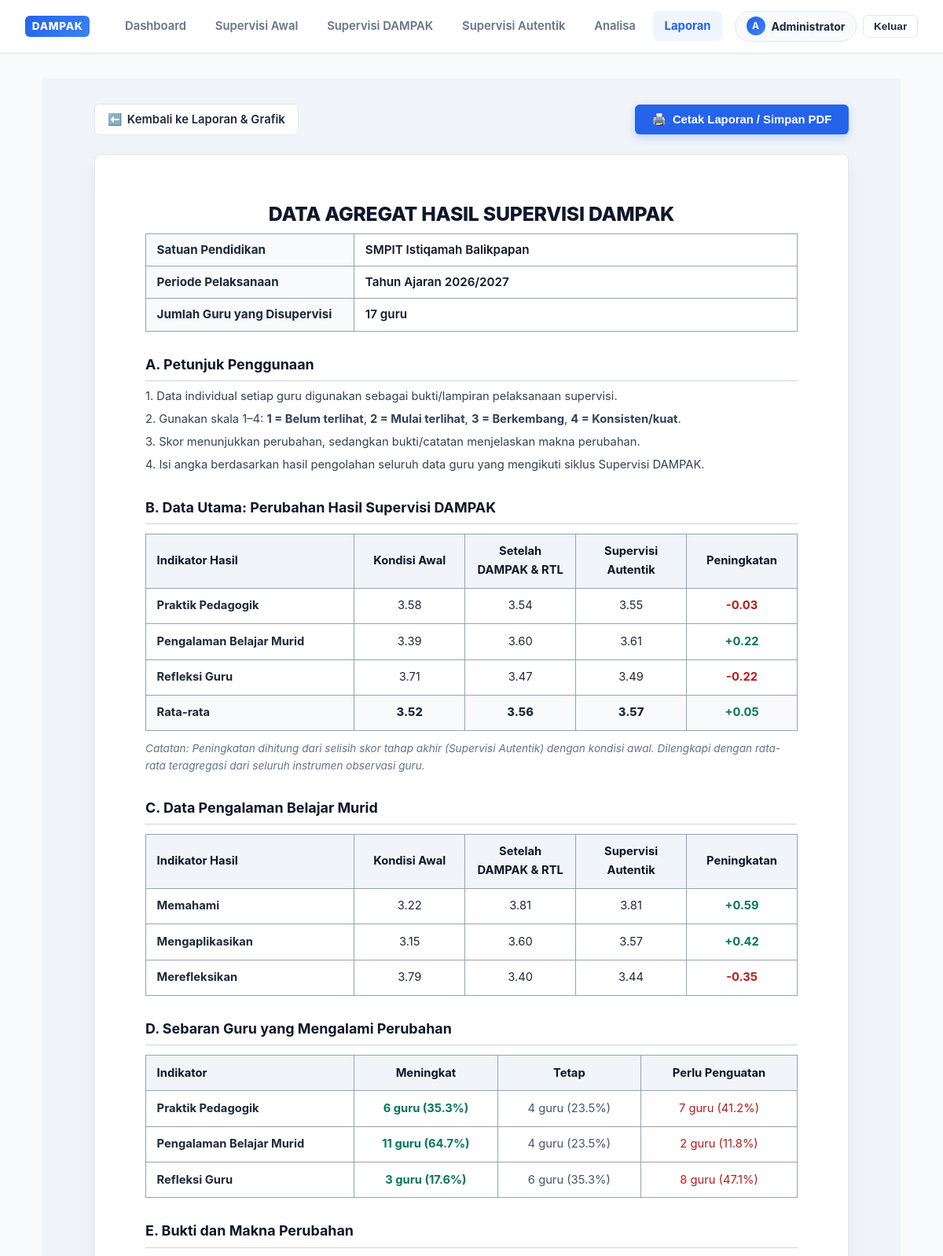
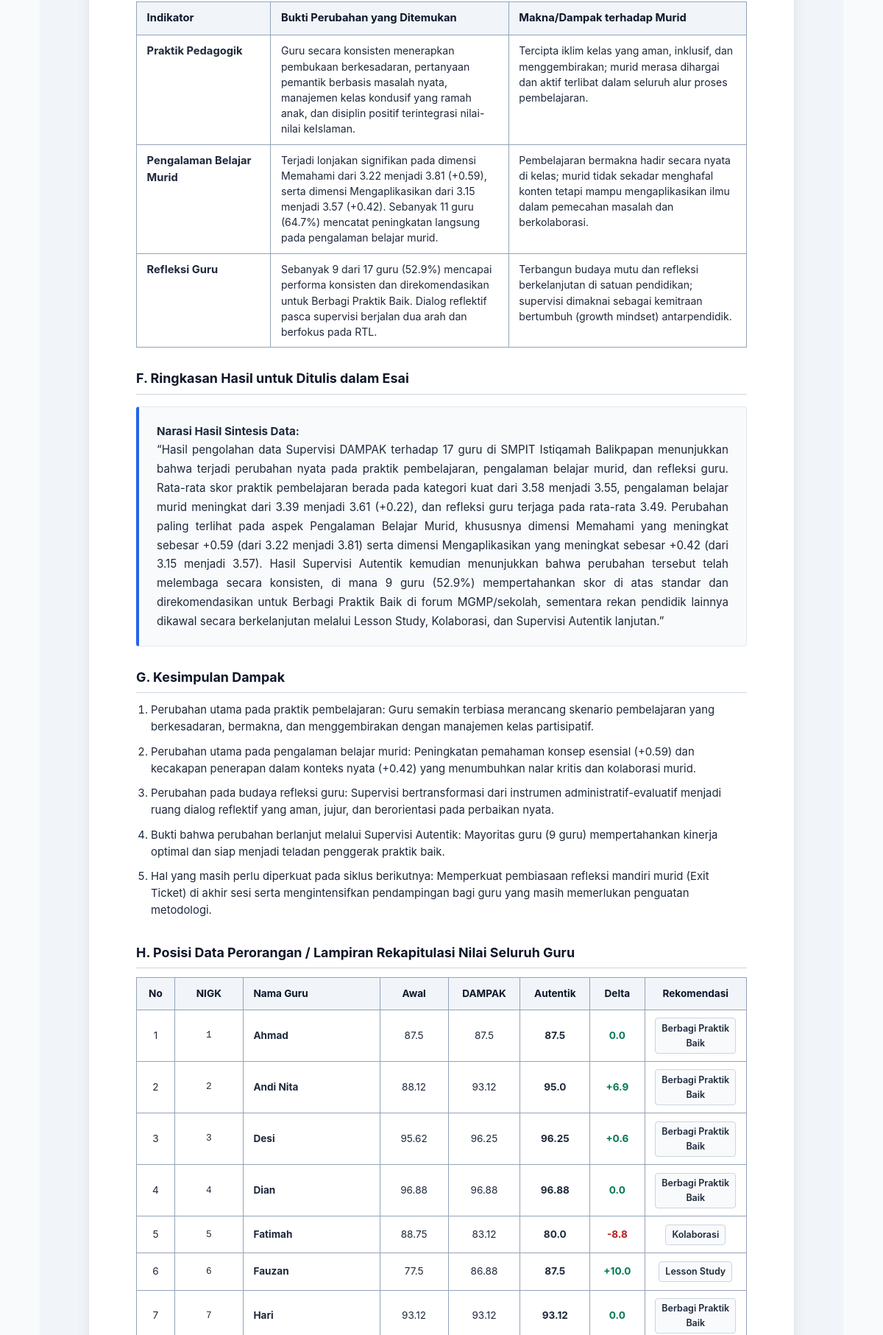
The page /reports/cetak (signed in, upper part) on the database its author committed (2 pictures, top to bottom).
### app/models.py (models this page shows, shortened)
class User(UserMixin, db.Model):
    __tablename__ = "users"
    id = db.Column(db.Integer, primary_key=True)
    username = db.Column(db.String(80), unique=True, nullable=False, index=True)
    password_hash = db.Column(db.String(255), nullable=False)
    full_name = db.Column(db.String(150), nullable=False)
    role = db.Column(db.String(20), nullable=False, default="ADMIN")  # ADMIN
    nik_guru = db.Column(db.String(50), nullable=True, index=True)
    is_active = db.Column(db.Boolean, default=True, nullable=False)
    created_at = db.Column(db.DateTime, default=datetime.utcnow, nullable=False)
    updated_at = db.Column(db.DateTime, default=datetime.utcnow, onupdate=datetime.utcnow, nullable=False)

class Period(db.Model):
    __tablename__ = "periods"
    id = db.Column(db.Integer, primary_key=True)
    tahun_ajaran = db.Column(db.String(30), unique=True, nullable=False, index=True)  # e.g. "2025/2026"
    semester = db.Column(db.String(20), default="-", nullable=True)  # Disimpan untuk backward-compatibility
    status = db.Column(db.String(20), default="AKTIF", nullable=False)  # AKTIF / NONAKTIF
    tanggal_mulai = db.Column(db.Date, nullable=True)
    tanggal_selesai = db.Column(db.Date, nullable=True)
    created_at = db.Column(db.DateTime, default=datetime.utcnow, nullable=False)
    updated_at = db.Column(db.DateTime, default=datetime.utcnow, onupdate=datetime.utcnow, nullable=False)
    supervisions = db.relationship("Supervision", backref="period", cascade="all, delete-orphan", lazy="dynamic")
    rekap_list = db.relationship("RekapObservasi", backref="period", cascade="all, delete-orphan", lazy="dynamic")

class Guru(db.Model):
    __tablename__ = "tabel_guru"
    id = db.Column(db.Integer, primary_key=True)
    nik_nigk = db.Column(db.String(50), unique=True, nullable=False, index=True)
    nama_lengkap = db.Column(db.String(150), nullable=False)
    mata_pelajaran = db.Column(db.String(150), nullable=True)
    kelas_fase = db.Column(db.String(50), nullable=True)
    no_wa = db.Column(db.String(30), nullable=True)
    created_at = db.Column(db.DateTime, default=datetime.utcnow, nullable=False)
    updated_at = db.Column(db.DateTime, default=datetime.utcnow, onupdate=datetime.utcnow, nullable=False)
    supervisions = db.relationship("Supervision", backref="guru", cascade="all, delete-orphan", lazy="dynamic")

class Supervision(db.Model):
    __tablename__ = "supervisions"
    id = db.Column(db.Integer, primary_key=True)
    kode_supervisi = db.Column(db.String(50), unique=True, nullable=False, index=True)
    rekap_id = db.Column(db.Integer, db.ForeignKey("rekap_observasi.id"), nullable=True)
    guru_id = db.Column(db.Integer, db.ForeignKey("tabel_guru.id"), nullable=True)
    period_id = db.Column(db.Integer, db.ForeignKey("periods.id"), nullable=True)
    tahap = db.Column(db.String(30), default="AWAL", nullable=False)  # AWAL / DAMPAK / AUTENTIK
    urutan = db.Column(db.Integer, default=0)
    nama_guru = db.Column(db.String(150), nullable=False)
    nigk = db.Column(db.String(50), nullable=True)
    mata_pelajaran = db.Column(db.String(150), nullable=True)
    topik_materi = db.Column(db.String(255), nullable=True)
    kelas_semester = db.Column(db.String(100), nullable=True)
    nama_sekolah = db.Column(db.String(150), default="SMPIT ISTIQAMAH BALIKPAPAN", nullable=True)
    no_wa = db.Column(db.String(30), nullable=True)
    total_skor = db.Column(db.Float, default=0.0)       # e.g. 140
    skor_maksimal = db.Column(db.Float, default=160.0)   # 40 indikator x 4 = 160
    nilai_akhir = db.Column(db.Float, default=0.0)       # Skala 0 - 100 (e.g. 87.5)
    konversi_skala_4 = db.Column(db.Float, default=0.0)  # Skala 1 - 4 (e.g. 3.50)
    predikat = db.Column(db.String(50), nullable=True)   # Sangat Baik, Baik, Cukup, Kurang
    status = db.Column(db.String(30), default="SELESAI", nullable=False)
    is_published = db.Column(db.Boolean, default=True, nullable=False)
    source_filename = db.Column(db.String(255), nullable=True)
    created_at = db.Column(db.DateTime, default=datetime.utcnow, nullable=False)
    updated_at = db.Column(db.DateTime, default=datetime.utcnow, onupdate=datetime.utcnow, nullable=False)
    nilai_items = db.relationship("RekapNilaiItem", backref="supervision", cascade="all, delete-orphan", lazy="dynamic")
    ai_analysis = db.relationship("AIAnalysis", backref="supervision", uselist=False, cascade="all, delete-orphan")

### app/routes.py (the view)
@main_bp.route("/reports/format-dokumen")
@main_bp.route("/reports/cetak")
@login_required
def report_format_dokumen():
    active_period = Period.query.filter_by(status="AKTIF").first()
    data = get_format_dokumen_agregat_data()
    return render_template(
        "report_agregat_doc.html",
        active_period=active_period,
        doc=data,
        active_page="reports"
    )

### app/templates/report_agregat_doc.html (shortened to what this page needs)
{% extends "base.html" %}
{% block content %}
<div class="doc-wrapper">
  <div class="action-bar-doc no-print">
    <div style="display: flex; align-items: center; gap: 0.75rem;">
      <a href="{{ url_for('main.reports') }}" class="btn btn-outline" style="background: #ffffff; padding: 0.5rem 1rem; font-weight: 600; display: inline-flex; align-items: center; gap: 0.4rem;">
        <span>⬅️</span> Kembali ke Laporan &amp; Grafik
      </a>
    </div>
    <div style="display: flex; gap: 0.75rem; align-items: center;">
      <button type="button" class="btn btn-primary" onclick="window.print()" style="padding: 0.55rem 1.3rem; font-weight: 700; display: inline-flex; align-items: center; gap: 0.5rem; background: #2563eb; box-shadow: 0 4px 12px rgba(37,99,235,0.25);">
        <span>🖨️</span> Cetak Laporan / Simpan PDF
      </button>
    </div>
  </div>
  <div class="doc-paper">
    <h1 class="doc-title-main">DATA AGREGAT HASIL SUPERVISI DAMPAK</h1>
    <table class="table-doc-info">
      <tr>
        <td>Satuan Pendidikan</td>
        <td>{{ doc.satuan_pendidikan }}</td>
      </tr>
      <tr>
        <td>Periode Pelaksanaan</td>
        <td>Tahun Ajaran {{ doc.periode_pelaksanaan }}</td>
      </tr>
      <tr>
        <td>Jumlah Guru yang Disupervisi</td>
        <td>{{ doc.total_guru }} guru</td>
      </tr>
    </table>
    <div class="section-header-doc">A. Petunjuk Penggunaan</div>
    <p class="doc-instruction" style="margin-bottom: 0.35rem;">
      1. Data individual setiap guru digunakan sebagai bukti/lampiran pelaksanaan supervisi.
    </p>
    <p class="doc-instruction" style="margin-bottom: 0.35rem;">
      2. Gunakan skala 1–4: <strong>1 = Belum terlihat</strong>, <strong>2 = Mulai terlihat</strong>, <strong>3 = Berkembang</strong>, <strong>4 = Konsisten/kuat</strong>.
    </p>
    <p class="doc-instruction" style="margin-bottom: 0.35rem;">
      3. Skor menunjukkan perubahan, sedangkan bukti/catatan menjelaskan makna perubahan.
    </p>
    <p class="doc-instruction" style="margin-bottom: 1.25rem;">
      4. Isi angka berdasarkan hasil pengolahan seluruh data guru yang mengikuti siklus Supervisi DAMPAK.
    </p>
    <div class="section-header-doc">B. Data Utama: Perubahan Hasil Supervisi DAMPAK</div>
    <table class="table-doc">
      <thead>
        <tr>
          <th style="width: 32%; text-align: left;">Indikator Hasil</th>
          <th style="width: 17%;">Kondisi Awal</th>
          <th style="width: 17%;">Setelah DAMPAK &amp; RTL</th>
          <th style="width: 17%;">Supervisi Autentik</th>
          <th style="width: 17%;">Peningkatan</th>
        </tr>
      </thead>
      <tbody>
        {% for row in doc.tabel_b %}
        <tr {% if row.is_total %}style="font-weight: 800; background-color: #f8fafc;"{% endif %}>
          <td class="text-left font-bold">{{ row.indikator }}</td>
          <td class="text-center">{{ row.kondisi_awal }}</td>
          <td class="text-center">{{ row.setelah_dampak }}</td>
          <td class="text-center">{{ row.supervisi_autentik }}</td>
          <td class="text-center" style="font-weight: 700; color: {% if row.is_positive %}#047857{% else %}#b91c1c{% endif %};">
            {{ row.peningkatan }}
          </td>
        </tr>
        {% endfor %}
      </tbody>
    </table>
    <div class="doc-note">
      Catatan: Peningkatan dihitung dari selisih skor tahap akhir (Supervisi Autentik) dengan kondisi awal. Dilengkapi dengan rata-rata teragregasi dari seluruh instrumen observasi guru.
    </div>
    <div class="section-header-doc">C. Data Pengalaman Belajar Murid</div>
    <table class="table-doc">
      <thead>
        <tr>
          <th style="width: 32%; text-align: left;">Indikator Hasil</th>
          <th style="width: 17%;">Kondisi Awal</th>
          <th style="width: 17%;">Setelah DAMPAK &amp; RTL</th>
          <th style="width: 17%;">Supervisi Autentik</th>
          <th style="width: 17%;">Peningkatan</th>
        </tr>
      </thead>
      <tbody>
        {% for row in doc.tabel_c %}
        <tr>
          <td class="text-left font-bold">{{ row.indikator }}</td>
          <td class="text-center">{{ row.kondisi_awal }}</td>
          <td class="text-center">{{ row.setelah_dampak }}</td>
          <td class="text-center">{{ row.supervisi_autentik }}</td>
          <td class="text-center" style="font-weight: 700; color: {% if row.is_positive %}#047857{% else %}#b91c1c{% endif %};">
            {{ row.peningkatan }}
          </td>
        </tr>
        {% endfor %}
      </tbody>
    </table>
    <div class="section-header-doc">D. Sebaran Guru yang Mengalami Perubahan</div>
    <table class="table-doc">
      <thead>
        <tr>
          <th style="width: 32%; text-align: left;">Indikator</th>
          <th style="width: 22%;">Meningkat</th>
          <th style="width: 22%;">Tetap</th>
          <th style="width: 24%;">Perlu Penguatan</th>
        </tr>
      </thead>
      <tbody>
        {% for row in doc.tabel_d %}
        <tr>
          <td class="text-left font-bold">{{ row.indikator }}</td>
          <td class="text-center font-bold" style="color: #047857;">{{ row.meningkat }}</td>
          <td class="text-center" style="color: #475569;">{{ row.tetap }}</td>
          <td class="text-center" style="color: #b91c1c;">{{ row.perlu_penguatan }}</td>
        </tr>
        {% endfor %}
      </tbody>
    </table>
    <div class="section-header-doc">E. Bukti dan Makna Perubahan</div>
    <table class="table-doc">
      <thead>
        <tr>
          <th style="width: 22%; text-align: left;">Indikator</th>
          <th style="width: 39%; text-align: left;">Bukti Perubahan yang Ditemukan</th>
          <th style="width: 39%; text-align: left;">Makna/Dampak terhadap Murid</th>
        </tr>
      </thead>
      <tbody>
        {% for row in doc.tabel_e %}
        <tr>
          <td class="text-left font-bold" style="vertical-align: top;">{{ row.indikator }}</td>
          <td class="text-left" style="vertical-align: top; font-size: 0.88rem; line-height: 1.5;">{{ row.bukti }}</td>
          <td class="text-left" style="vertical-align: top; font-size: 0.88rem; line-height: 1.5;">{{ row.makna }}</td>
        </tr>
        {% endfor %}
      </tbody>
    </table>
    <div class="section-header-doc">F. Ringkasan Hasil untuk Ditulis dalam Esai</div>
    <div class="essay-box">
      <strong>Narasi Hasil Sintesis Data:</strong><br>
      &ldquo;{{ doc.narasi_esai }}&rdquo;
    </div>
    <div class="section-header-doc">G. Kesimpulan Dampak</div>
    <ol class="conclusion-list">
      {% for point in doc.kesimpulan_dampak %}
      <li>{{ point }}</li>
      {% endfor %}
    </ol>
    <div class="section-header-doc" style="margin-top: 2rem;">
      H. Posisi Data Perorangan / Lampiran Rekapitulasi Nilai Seluruh Guru
    </div>
    <table class="table-doc" style="font-size: 0.85rem;">
      <thead>
        <tr>
          <th style="width: 5%;">No</th>
          <th style="width: 10%;">NIGK</th>
          <th style="width: 20%; text-align: left;">Nama Guru</th>
          <th style="width: 10%;">Awal</th>
          <th style="width: 10%;">DAMPAK</th>
          <th style="width: 10%;">Autentik</th>
          <th style="width: 8%;">Delta</th>
          <th style="width: 10%;">Rekomendasi</th>
        </tr>
      </thead>
      <tbody>
        {% for t in doc.teachers %}
        <tr>
          <td class="text-center">{{ loop.index }}</td>
          <td class="text-center" style="font-family: monospace; font-size: 0.8rem;">{{ t.nigk or '-' }}</td>
          <td class="text-left font-bold">{{ t.nama_guru }}</td>
          <td class="text-center">{{ t.nilai_awal if t.nilai_awal is not none else '-' }}</td>
          <td class="text-center">{{ t.nilai_dampak if t.nilai_dampak is not none else '-' }}</td>
          <td class="text-center font-bold">{{ t.nilai_autentik if t.nilai_autentik is not none else '-' }}</td>
          <td class="text-center font-bold" style="color: {% if t.delta_total is not none and t.delta_total >= 0 %}#047857{% else %}#b91c1c{% endif %};">
            {% if t.delta_total is not none %}
              {% if t.delta_total > 0 %}+{{ t.delta_total }}{% else %}{{ t.delta_total }}{% endif %}
            {% else %}
              -
            {% endif %}
          </td>
          <td class="text-center">
            <span class="badge-rec-sm">{{ t.rekomendasi }}</span>
          </td>
        </tr>
        {% endfor %}
      </tbody>
    </table>
  </div>
</div>
{% endblock %}

### app/templates/base.html (shortened to what this page needs)
<!DOCTYPE html>
<html lang="id">
<head>
  <link rel="stylesheet" href="{{ url_for('static', filename='css/style.css') }}">
</head>
<body>
  <header class="navbar">
    <a href="{{ url_for('main.dashboard') if current_user.is_authenticated else url_for('auth.login') }}" class="brand">
      <span class="brand-badge">DAMPAK</span>
    </a>
    {% if current_user.is_authenticated %}
    <nav>
      <ul class="nav-menu">
        <li>
          <a href="{{ url_for('main.dashboard') }}" class="nav-link {% if active_page == 'dashboard' %}active{% endif %}">
            Dashboard
          </a>
        </li>
        <li>
          <a href="{{ url_for('main.supervisions') }}" class="nav-link {% if active_page == 'supervisions' %}active{% endif %}">
            Supervisi Awal
          </a>
        </li>
        <li>
          <a href="{{ url_for('main.rtl_dampak') }}" class="nav-link {% if active_page == 'rtl_dampak' %}active{% endif %}">
            Supervisi DAMPAK
          </a>
        </li>
        <li>
          <a href="{{ url_for('main.supervisi_autentik') }}" class="nav-link {% if active_page == 'supervisi_autentik' %}active{% endif %}">
            Supervisi Autentik
          </a>
        </li>
        <li>
          <a href="{{ url_for('main.analysis') }}" class="nav-link {% if active_page == 'analysis' %}active{% endif %}">
            Analisa
          </a>
        </li>
        <li>
          <a href="{{ url_for('main.reports') }}" class="nav-link {% if active_page == 'reports' %}active{% endif %}">
            Laporan
          </a>
        </li>
        <li class="user-pill">
          <span class="user-avatar">A</span>
          <strong>{{ current_user.full_name }}</strong>
        </li>
        <li>
          <form action="{{ url_for('auth.logout') }}" method="POST" style="display:inline;">
            <button type="submit" class="btn btn-outline" style="padding: 0.4rem 0.8rem; font-size: 0.85rem;">Keluar</button>
          </form>
        </li>
      </ul>
    </nav>
    {% endif %}
  </header>
  <main class="container">
    {% block content %}{% endblock %}
  </main>
</body>
</html>

### rows shown on the page
User: full_name "Administrator"
Period: periode_pelaksanaan "2026/2027"
Guru: nama_guru "Ahmad"
Supervision: nilai_akhir "87.5"
Supervision: nilai_akhir "87.5"
Supervision: nilai_akhir "87.5"
Guru: nama_guru "Andi Nita"
Supervision: nilai_akhir "88.12"
Supervision: nilai_akhir "93.12"
Supervision: nilai_akhir "95.0"
Guru: nama_guru "Desi"
Supervision: nilai_akhir "95.62"
Supervision: nilai_akhir "96.25"
Supervision: nilai_akhir "96.25"
Guru: nama_guru "Dian"
Supervision: nilai_akhir "96.88"
Supervision: nilai_akhir "96.88"
Supervision: nilai_akhir "96.88"
Guru: nama_guru "Fatimah"
Supervision: nilai_akhir "88.75"
Supervision: nilai_akhir "83.12"
Supervision: nilai_akhir "80.0"
Guru: nama_guru "Fauzan"
Supervision: nilai_akhir "77.5"
Supervision: nilai_akhir "86.88"
Supervision: nilai_akhir "87.5"
Guru: nama_guru "Hari"
Supervision: nilai_akhir "93.12"
Supervision: nilai_akhir "93.12"
Supervision: nilai_akhir "93.12"

### other values the page prints
{{ doc.satuan_pendidikan }} "SMPIT Istiqamah Balikpapan"
{{ doc.total_guru }} "17"
{{ row.indikator }} "Praktik Pedagogik" "Pengalaman Belajar Murid" "Refleksi Guru" "Rata-rata"
{{ row.kondisi_awal }} "3.58" "3.39" "3.71" "3.52"
{{ row.setelah_dampak }} "3.54" "3.60" "3.47" "3.56"
{{ row.supervisi_autentik }} "3.55" "3.61" "3.49" "3.57"
{{ row.peningkatan }} "-0.03" "+0.22" "-0.22" "+0.05"
{{ row.indikator }} "Memahami" "Mengaplikasikan" "Merefleksikan"
{{ row.kondisi_awal }} "3.22" "3.15" "3.79"
{{ row.setelah_dampak }} "3.81" "3.60" "3.40"
{{ row.supervisi_autentik }} "3.81" "3.57" "3.44"
{{ row.peningkatan }} "+0.59" "+0.42" "-0.35"
{{ row.indikator }} "Praktik Pedagogik" "Pengalaman Belajar Murid" "Refleksi Guru"
{{ row.meningkat }} "6 guru (35.3%)" "11 guru (64.7%)" "3 guru (17.6%)"
{{ row.tetap }} "4 guru (23.5%)" "4 guru (23.5%)" "6 guru (35.3%)"
